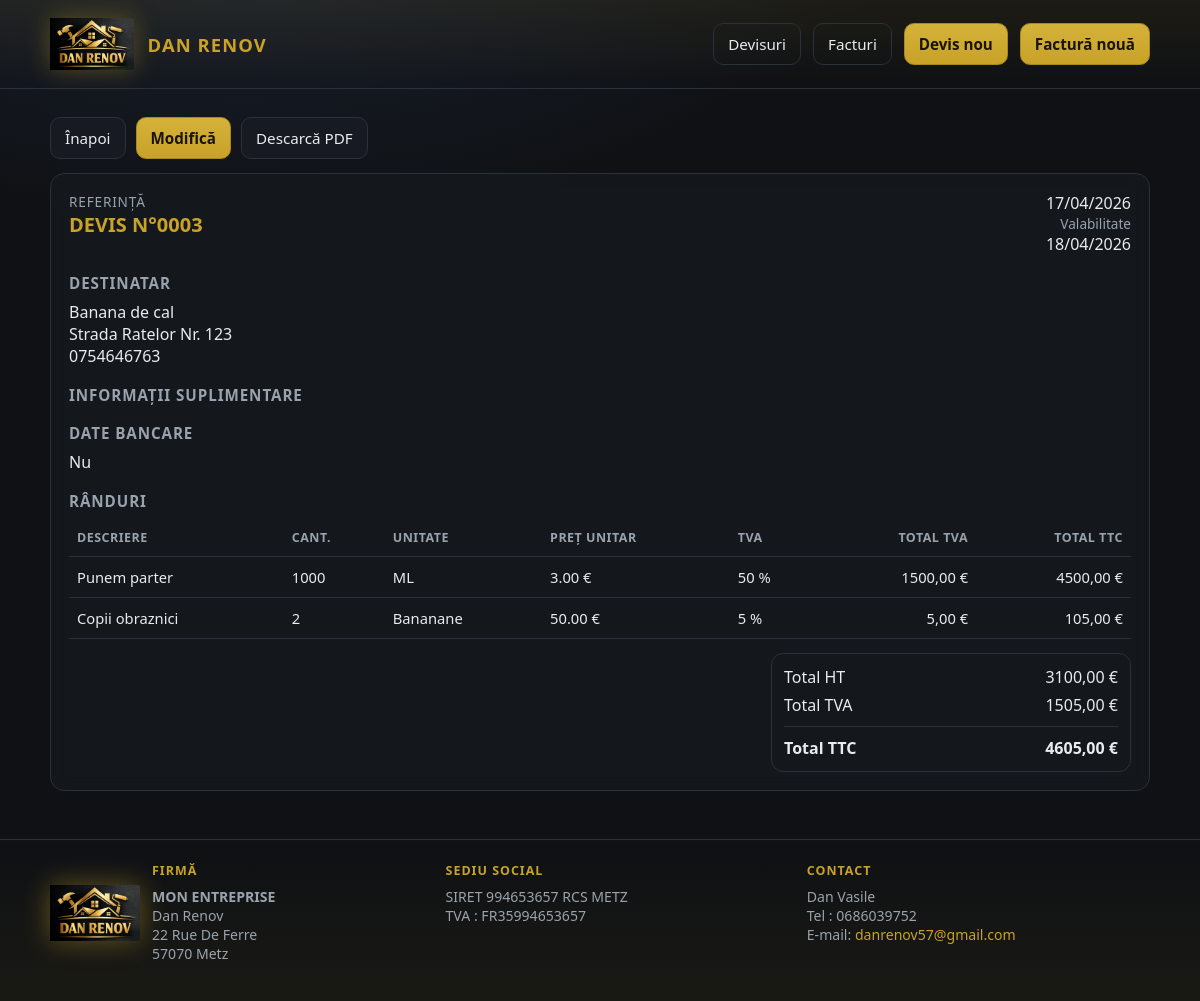
The page /devis/0003 on the database its author committed.
### tables this page shows
CREATE TABLE devis (
                devis_num TEXT PRIMARY KEY,
                destinataire_nom TEXT NOT NULL,
                destinataire_adresse TEXT NOT NULL,
                destinataire_telephone TEXT NOT NULL,
                infos_additionnelles TEXT,
                date_devis TEXT NOT NULL,
                date_validite TEXT NOT NULL,
                total_ht REAL NOT NULL,
                total_tva REAL NOT NULL,
                total_ttc REAL NOT NULL
            , destinataire_cp TEXT, destinataire_siret TEXT, include_bank_details INTEGER NOT NULL DEFAULT 0);

CREATE TABLE "devis_lignes" (
            id INTEGER PRIMARY KEY AUTOINCREMENT,
            devis_num TEXT NOT NULL,
            ordre INTEGER NOT NULL,
            description TEXT NOT NULL,
            quantite INTEGER NOT NULL,
            unite TEXT NOT NULL,
            prix_unitaire REAL NOT NULL,
            taux_tva INTEGER NOT NULL,
            ligne_total_tva REAL NOT NULL,
            ligne_total_ttc REAL NOT NULL, unite_pow INTEGER,
            FOREIGN KEY (devis_num) REFERENCES devis(devis_num) ON DELETE CASCADE
        );

### app.py (the view)
@app.route("/devis/<devis_num>")
def devis_view(devis_num: str):
    d = get_devis(devis_num)
    if not d:
        abort(404)
    return render_template("devis_view.html", devis=d)

### db.py (called while the page is built)
@contextmanager
def get_conn() -> Generator[sqlite3.Connection, None, None]:
    DB_PATH.parent.mkdir(parents=True, exist_ok=True)
    conn = sqlite3.connect(DB_PATH)
    conn.row_factory = sqlite3.Row
    conn.execute("PRAGMA foreign_keys = ON")
    try:
        yield conn
        conn.commit()
    finally:
        conn.close()

def get_devis(devis_num: str) -> dict[str, Any] | None:
    with get_conn() as conn:
        row = conn.execute("SELECT * FROM devis WHERE devis_num=?", (devis_num,)).fetchone()
        if not row:
            return None
        lignes = conn.execute(
            "SELECT * FROM devis_lignes WHERE devis_num=? ORDER BY ordre",
            (devis_num,),
        ).fetchall()
        d = dict(row)
        d["lignes"] = [dict(l) for l in lignes]
        return d

### templates/devis_view.html (shortened to what this page needs)
{% extends "base.html" %}
{% block content %}
  <div class="toolbar" style="margin-bottom:14px">
    <div style="display:flex;gap:10px;flex-wrap:wrap;align-items:center">
      <a class="btn" href="{{ url_for('index') }}">Înapoi</a>
      <a class="btn primary" href="{{ url_for('devis_edit', devis_num=devis.devis_num) }}">Modifică</a>
      <a class="btn" href="{{ url_for('export_one_pdf', devis_num=devis.devis_num) }}" data-dl-pdf data-dl-name="DEVIS_{{ devis.devis_num }}.pdf" data-devis-num="{{ devis.devis_num }}">Descarcă PDF</a>
    </div>
  </div>
  <div class="panel">
    <div style="display:flex;justify-content:space-between;gap:12px;flex-wrap:wrap;align-items:flex-start">
      <div>
        <div style="color:var(--muted);font-size:0.85rem;text-transform:uppercase;letter-spacing:0.06em">Referință</div>
        <div style="font-size:1.25rem;font-weight:700;color:var(--gold)" class="mono">DEVIS N°{{ devis.devis_num }}</div>
      </div>
      <div style="text-align:right">
        <div class="mono">{{ devis.date_devis }}</div>
        <div style="color:var(--muted);font-size:0.85rem">Valabilitate</div>
        <div class="mono">{{ devis.date_validite }}</div>
      </div>
    </div>
    <h3 style="margin:18px 0 8px;font-size:0.95rem;color:var(--muted);text-transform:uppercase;letter-spacing:0.06em">Destinatar</h3>
    <div>{{ devis.destinataire_nom }}</div>
    <div>{{ devis.destinataire_adresse }}</div>
    <div>{{ devis.destinataire_telephone }}</div>
    <h3 style="margin:18px 0 8px;font-size:0.95rem;color:var(--muted);text-transform:uppercase;letter-spacing:0.06em">Informații suplimentare</h3>
    <h3 style="margin:18px 0 8px;font-size:0.95rem;color:var(--muted);text-transform:uppercase;letter-spacing:0.06em">Date bancare</h3>
    <div class="mono">{{ "Da" if devis.include_bank_details else "Nu" }}</div>
    <h3 style="margin:18px 0 8px;font-size:0.95rem;color:var(--muted);text-transform:uppercase;letter-spacing:0.06em">Rânduri</h3>
    <table class="data">
      <thead>
        <tr>
          <th>Descriere</th>
          <th>Cant.</th>
          <th>Unitate</th>
          <th>Preț unitar</th>
          <th>TVA</th>
          <th style="text-align:right">Total TVA</th>
          <th style="text-align:right">Total TTC</th>
        </tr>
      </thead>
      <tbody>
        {% for ln in devis.lignes %}
          <tr>
            <td>{{ ln.description }}</td>
            <td class="mono">{{ ln.quantite }}</td>
            <td>{{ ln.unite }}{% if ln.unite_pow is not none %}<sup>{{ ln.unite_pow }}</sup>{% endif %}</td>
            <td class="mono">{{ "%.2f"|format(ln.prix_unitaire|float) }} €</td>
            <td class="mono">{{ ln.taux_tva }} %</td>
            <td style="text-align:right" class="mono">{{ "%.2f"|format(ln.ligne_total_tva)|replace(".", ",") }} €</td>
            <td style="text-align:right" class="mono">{{ "%.2f"|format(ln.ligne_total_ttc)|replace(".", ",") }} €</td>
          </tr>
        {% endfor %}
      </tbody>
    </table>
    <div style="margin-top:14px;display:flex;justify-content:flex-end">
      <div style="width:min(360px,100%);border:1px solid var(--line);border-radius:12px;padding:12px">
        <div style="display:flex;justify-content:space-between;gap:10px"><span>Total HT</span><span class="mono">{{ "%.2f"|format(devis.total_ht)|replace(".", ",") }} €</span></div>
        <div style="display:flex;justify-content:space-between;gap:10px;margin-top:6px"><span>Total TVA</span><span class="mono">{{ "%.2f"|format(devis.total_tva)|replace(".", ",") }} €</span></div>
        <div style="display:flex;justify-content:space-between;gap:10px;margin-top:10px;padding-top:10px;border-top:1px solid var(--line)"><span><b>Total TTC</b></span><span class="mono"><b>{{ "%.2f"|format(devis.total_ttc)|replace(".", ",") }} €</b></span></div>
      </div>
    </div>
  </div>
{% endblock %}

### static/css/app.css (style rules this page uses)
:root { --bg: #0f1114; --panel: #171b21; --muted: #9aa3ad; --text: #e8ecf0; --gold: #c9a227; --gold-dim: #8a7220; --line: #2a313b; --danger: #c44; --ok: #2a8f6a; }
* { box-sizing: border-box; }
html, body { height: 100%; }
body { margin: 0; font-family: "Segoe UI", system-ui, -apple-system, sans-serif; background: radial-gradient(1200px 600px at 20% -10%, #1a2230 0%, var(--bg) 55%); background-color: var(--bg); background-repeat: no-repeat; background-size: cover; background-attachment: fixed; color: var(--text); display: flex; flex-direction: column; min-height: 100vh; }
a { color: var(--gold); text-decoration: none; }
.btn { display: inline-flex; align-items: center; justify-content: center; gap: 8px; border: 1px solid var(--line); background: var(--panel); color: var(--text); padding: 10px 14px; border-radius: 10px; cursor: pointer; font-size: 0.95rem; }
.btn.primary { background: linear-gradient(180deg, #d4b23a, var(--gold)); color: #1a1406; border-color: #a8891f; font-weight: 600; }
.panel { background: rgba(23, 27, 33, 0.72); border: 1px solid var(--line); border-radius: 14px; padding: 18px; backdrop-filter: blur(8px); }
.toolbar { display: flex; gap: 12px; flex-wrap: wrap; align-items: center; justify-content: space-between; margin-bottom: 16px; }
table.data { width: 100%; border-collapse: collapse; font-size: 0.92rem; }
table.data th, table.data td { border-bottom: 1px solid var(--line); padding: 10px 8px; text-align: left; vertical-align: top; }
table.data th { color: var(--muted); font-weight: 600; font-size: 0.78rem; text-transform: uppercase; letter-spacing: 0.04em; }
.mono { font-variant-numeric: tabular-nums; }

### rows shown on the page
devis: devis_num "0003", date_devis "17/04/2026", date_validite "18/04/2026", destinataire_nom "Banana de cal", destinataire_adresse "Strada Ratelor Nr. 123", destinataire_telephone "0754646763", include_bank_details "Nu", total_ht "3100,00", total_tva "1505,00", total_ttc "4605,00"
devis_lignes: description "Punem parter", quantite "1000", unite "ML", prix_unitaire "3.00", taux_tva "50", ligne_total_tva "1500,00", ligne_total_ttc "4500,00"
devis_lignes: description "Copii obraznici", quantite "2", unite "Bananane", prix_unitaire "50.00", taux_tva "5", ligne_total_tva "5,00", ligne_total_ttc "105,00"
